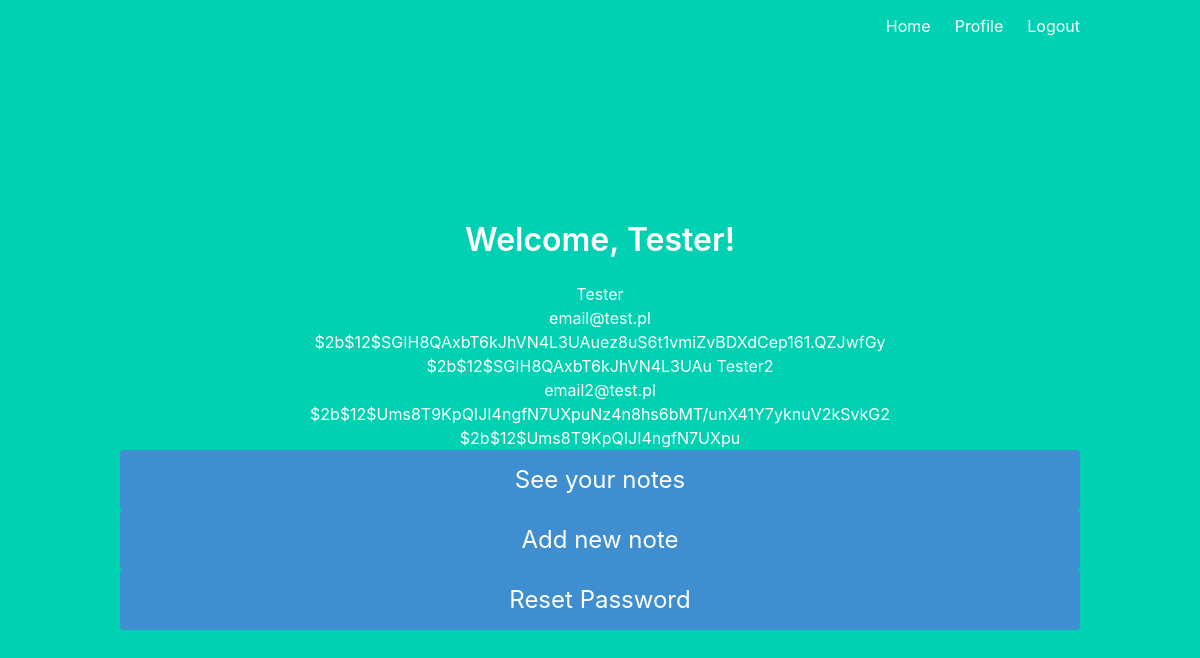
The app's page /profile (signed in), older data.
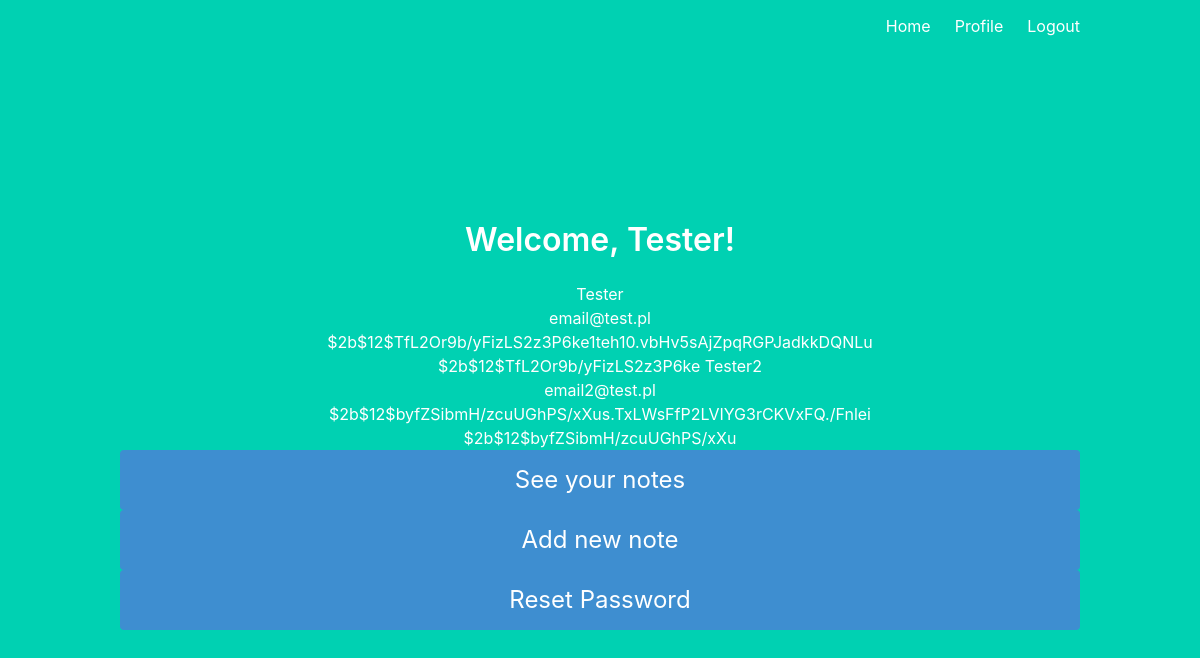
The same page, newer data.
### database.py (models this page shows, shortened)
class User(UserMixin, db.Model):
    id = db.Column(db.Integer, primary_key=True)
    login = db.Column(db.String(), index=True, unique=True)
    password = db.Column(db.String())
    salt = db.Column(db.String())
    email = db.Column(db.String(), index=True, unique=True)

### main.py (the view)
@main.route('/profile')
@login_required
def profile():
    usersData = User.query.all()
    return render_template('profile.html', name=current_user.login, UsersData = usersData)

### __init__.py (called while the page is built)
@login_manager.user_loader
def load_user(user_id):
    return User.query.get(int(user_id))

### templates/profile.html
{% extends "base.html" %}
{% block content %}
<h1 class="title">
  Welcome, {{ name }}!
</h1>
<div>
  {% for user in UsersData %}
  {{user.login}}<br />
  {{user.email}}<br />
  {{user.password}}<br />
  {{user.salt}}
  {% endfor %}
</div>
<a class="button is-block is-info is-large is-fullwidth"  href="{{ url_for('main.notes') }}">
  See your notes
</a>
<a class="button is-block is-info is-large is-fullwidth"  href="{{ url_for('main.addNote') }}">
  Add new note
</a>
<a class="button is-block is-info is-large is-fullwidth" href="{{ url_for('auth.passwordResetPassword') }}">
  Reset Password
</a>
{% endblock %}

### templates/base.html (shortened to what this page needs)
<!DOCTYPE html>
<html>
<head>
    <link rel="stylesheet" href="https://cdnjs.cloudflare.com/ajax/libs/bulma/0.7.2/css/bulma.min.css" />
</head>
<body>
    <section class="hero is-primary is-fullheight">
        <div class="hero-head">
            <nav class="navbar">
                <div class="container">
                    <div id="navbarMenuHeroA" class="navbar-menu">
                        <div class="navbar-end">
                            <a href="{{ url_for('main.index') }}" class="navbar-item">
                                Home
                            </a>
                            {% if current_user.is_authenticated %}
                            <a href="{{ url_for('main.profile') }}" class="navbar-item">
                                Profile
                            </a>
                            {% endif %}
                            {% if current_user.is_authenticated %}
                            <a href="{{ url_for('auth.logout') }}" class="navbar-item">
                                Logout
                            </a>
                            {% endif %}
                        </div>
                    </div>
                </div>
            </nav>
        </div>
        <div class="hero-body">
            <div class="container has-text-centered">
               {% block content %}
               {% endblock %}
            </div>
        </div>
    </section>
</body>
</html>

Row changes from the older to the newer data that the page shows:
changed User "Tester": password "$2b$12$SGIH8QAxbT6kJhVN4L3UAuez8uS6t1vmiZvBDXdCep161.QZJwfGy" → "$2b$12$TfL2Or9b/yFizLS2z3P6ke1teh10.vbHv5sAjZpqRGPJadkkDQNLu"; salt "$2b$12$SGIH8QAxbT6kJhVN4L3UAu" → "$2b$12$TfL2Or9b/yFizLS2z3P6ke"
changed User "Tester2": password "$2b$12$Ums8T9KpQIJI4ngfN7UXpuNz4n8hs6bMT/unX41Y7yknuV2kSvkG2" → "$2b$12$byfZSibmH/zcuUGhPS/xXus.TxLWsFfP2LVIYG3rCKVxFQ./Fnlei"; salt "$2b$12$Ums8T9KpQIJI4ngfN7UXpu" → "$2b$12$byfZSibmH/zcuUGhPS/xXu"
